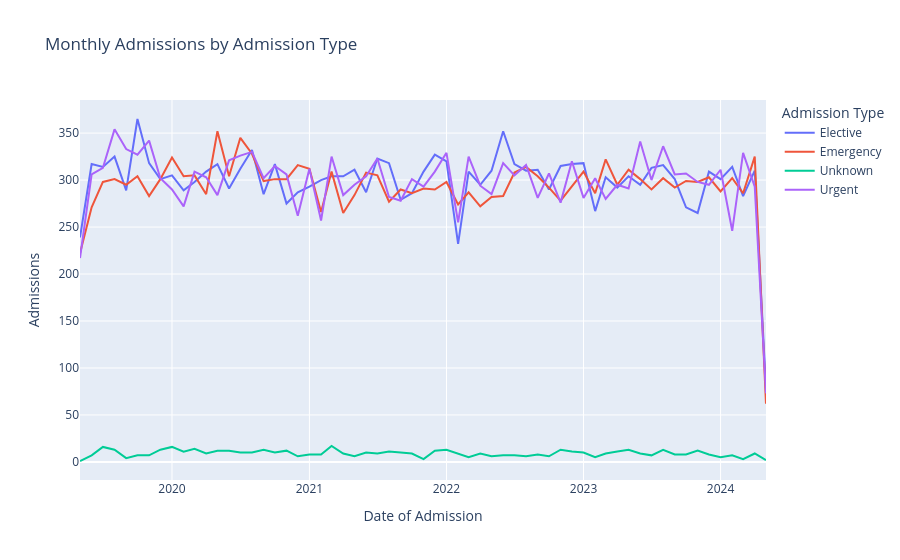

Here is the notebook cell this chart was saved with:
### Markdown cell above
### Plotly (interactive)

### 9. Line chart: admissions over time by admission type

### Code cell
m = (df.groupby([df['Date of Admission'].dt.to_period('M').dt.to_timestamp(), 'Admission Type'])
       .size().reset_index(name='Admissions'))
fig = px.line(m, x='Date of Admission', y='Admissions', color='Admission Type',
              title='Monthly Admissions by Admission Type')
fig.show()
